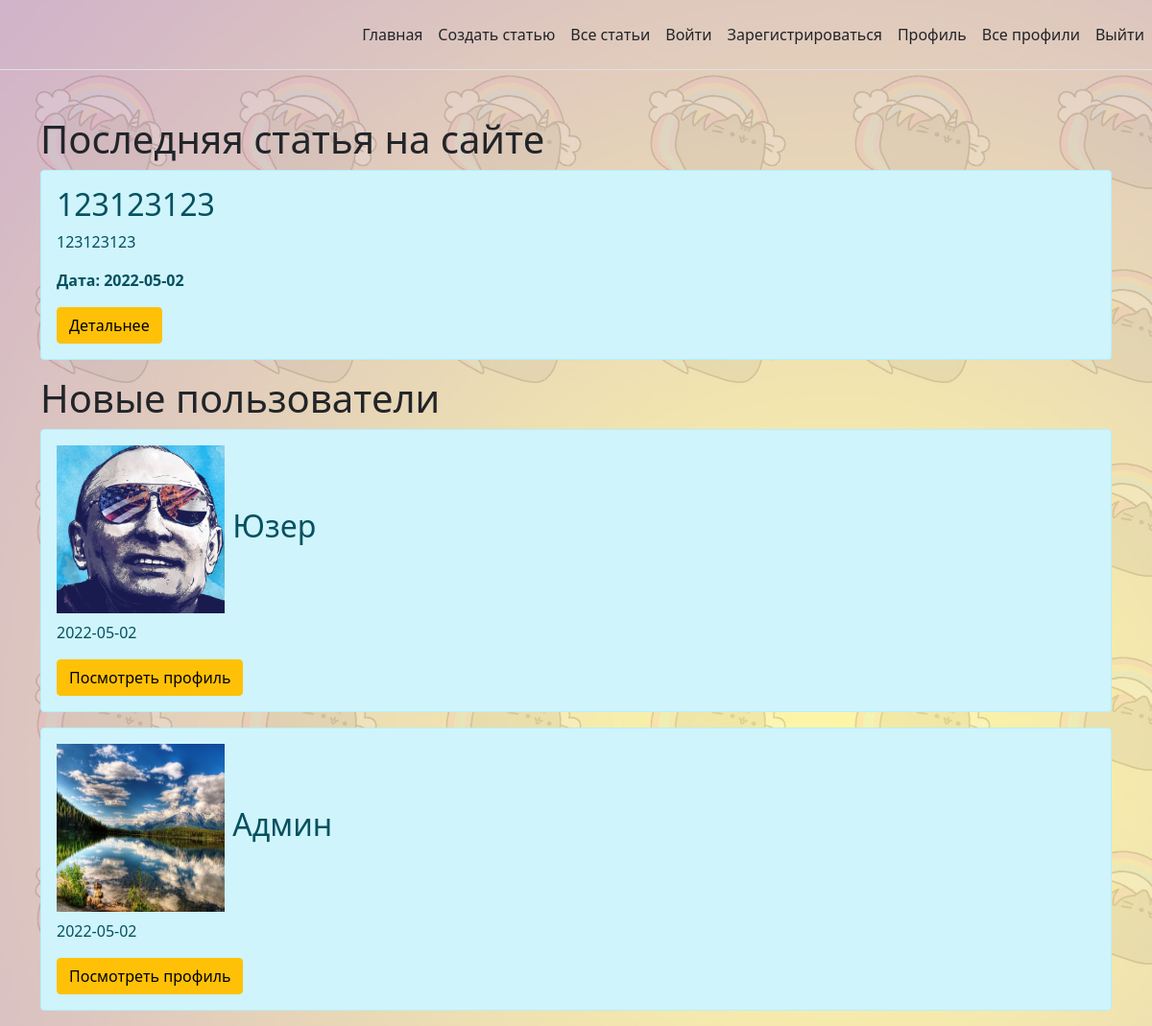
Before: / with the older database file.
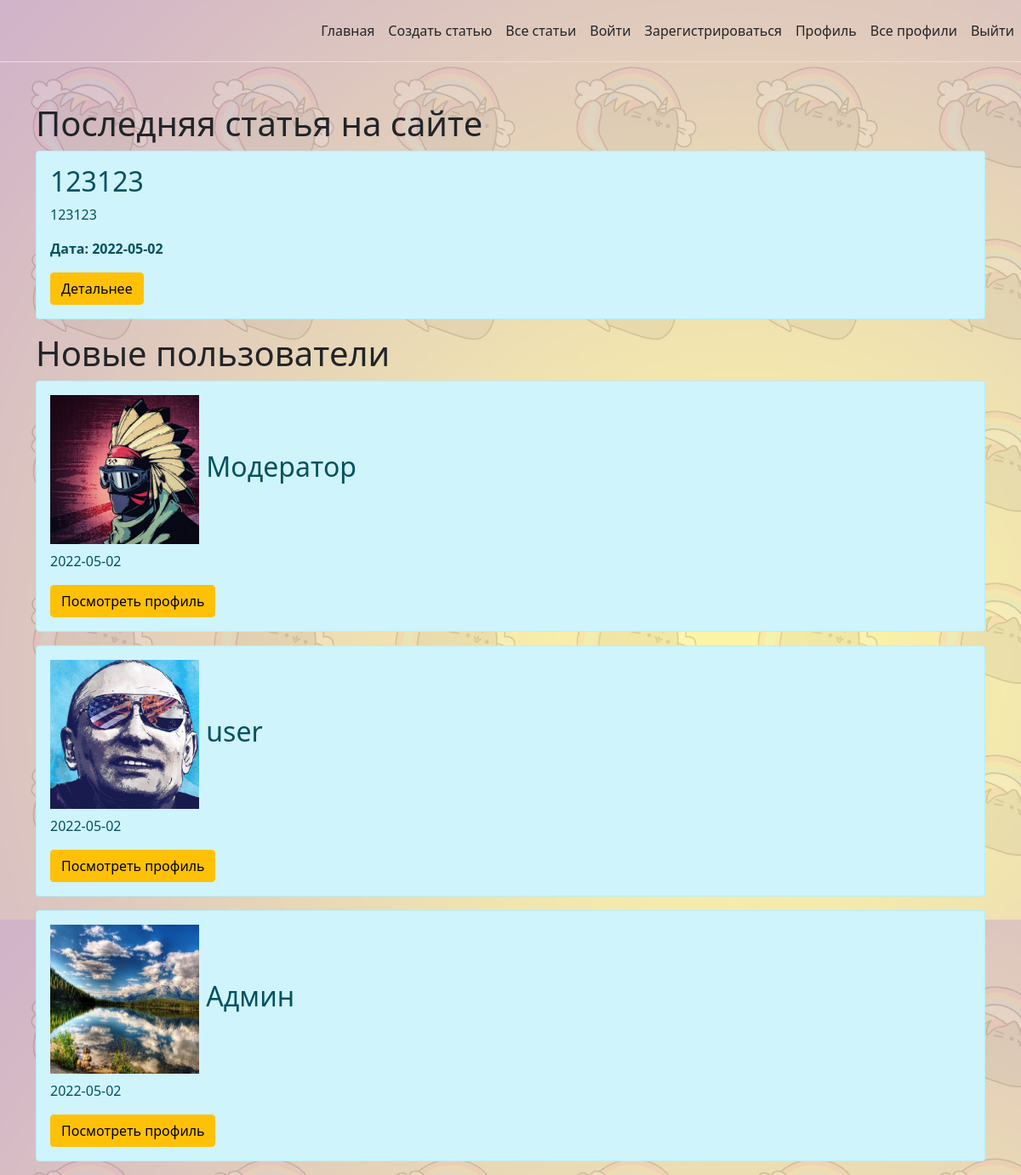
After: the same page with the newer database file.
### app.py (models this page shows, shortened)
class Post(db.Model):
    id = db.Column(db.Integer, primary_key=True)
    title = db.Column(db.String(100), nullable=False)
    intro = db.Column(db.String(300), nullable=False)
    text = db.Column(db.Text, nullable=False)
    date = db.Column(db.DateTime, default=datetime.utcnow)
    author = db.Column(db.String(20), nullable=False)
    update_author = db.Column(db.String(20), nullable=True)

class User(db.Model, UserMixin):
    id = db.Column(db.Integer, primary_key=True)
    username = db.Column(db.String(20), nullable=False, unique=False)
    password_hash = db.Column(db.String(20), nullable=False)
    reg_date = db.Column(db.DateTime, default=datetime.utcnow)
    role = db.Column(db.String(10), default='user')

### app.py (the view)
@app.route('/')
def index():
    return render_template("index.html",
                           one_post=Post.query.order_by
                           (Post.date.desc()).first(),
                           new_users=User.query.order_by(User.id.desc())
                           .limit(5).all())

### templates/index.html (shortened to what this page needs)
{% extends 'base.html' %}
{% block body %}
<div class="container mt-5">
    {% if one_post %}
    <h1>Последняя статья на сайте</h1>
        <div class="alert alert-info">
            <h2>{{ one_post.title }}</h2>
            <p>{{ one_post.intro }}</p>
            <p><b>Дата: {{ one_post.date.date() }}</b></p>
            <a href="/posts/{{ one_post.id }}" class="btn btn-warning">Детальнее</a>
        </div>
    {% else %}
    <p>Странно, но ещё никто не написал статью¬_¬</p>
    {% endif %}
    {% if new_users|length > 0 %}
    <h1>Новые пользователи</h1>
        {% for el in new_users %}
        <div class="alert alert-info">
            <h2><img src="/static/images/{{ el.id }}.jpg" height="175"
                     width="175"
         alt=""> {{ el.username }}</h2>
            <p>{{ el.reg_date.date() }}</p>
            <a href="/profile/{{ el.username }}"
               class="btn btn-warning">Посмотреть
                профиль</a>
        </div>
        {% endfor %}
    {% endif %}
</div>
{% endblock %}

### templates/base.html (shortened to what this page needs)
<!doctype html>
<html lang="ru">
<head>
    <link rel="stylesheet" href="/static/css/style.css">
    <link rel="stylesheet"
          href="https://cdn.jsdelivr.net/npm/bootstrap@5.1.3/dist/css/bootstrap.min.css">
</head>
<body class="list">
<header
        class="d-flex flex-wrap align-items-center justify-content-center justify-content-md-between py-3 mb-4 border-bottom list">
      <a href="/" class="d-flex align-items-center col-md-3 mb-2 mb-md-0 text-dark text-decoration-none">
        <svg class="bi me-2" width="40" height="32" role="img" aria-label="Bootstrap"><use xlink:href="#bootstrap"></use></svg>
      </a>
      <ul class="nav col-12 col-md-auto mb-2 justify-content-center mb-md-0">
        <li><a href="/" class="nav-link px-2 link-dark"><ya-tr-span
                data-index="16-0" data-translated="true"
                data-source-lang="en" data-target-lang="ru" data-value="Home" data-translation="Главная" data-type="trSpan">Главная</ya-tr-span></a></li>
          <li><a href="/create-post"
                 class="nav-link px-2 link-dark"><ya-tr-span
                data-index="16-0" data-translated="true"
                data-source-lang="en" data-target-lang="ru" data-value="Home"
                data-translation="Главная" data-type="trSpan">Создать статью
                </ya-tr-span></a></li>
          <li><a href="/posts"
                 class="nav-link px-2 link-dark"><ya-tr-span
                data-index="16-0" data-translated="true"
                data-source-lang="en" data-target-lang="ru" data-value="Home"
                data-translation="Главная" data-type="trSpan">Все статьи
                </ya-tr-span></a></li>
          <li><a href="/login"
                 class="nav-link px-2 link-dark"><ya-tr-span
                data-index="16-0" data-translated="true"
                data-source-lang="en" data-target-lang="ru" data-value="Home"
                data-translation="Главная" data-type="trSpan">Войти
                </ya-tr-span></a></li>
          <li><a href="/register"
                 class="nav-link px-2 link-dark"><ya-tr-span
                data-index="16-0" data-translated="true"
                data-source-lang="en" data-target-lang="ru" data-value="Home"
                data-translation="Главная" data-type="trSpan">Зарегистрироваться
                </ya-tr-span></a></li>
          <li><a href="/about" class="nav-link px-2 link-dark"><ya-tr-span
                data-index="16-0" data-translated="true"
                data-source-lang="en" data-target-lang="ru"
                data-value="About" data-translation="О нас"
                data-type="trSpan">Профиль</ya-tr-span></a></li>
          <li><a href="/all_profiles"
                 class="nav-link px-2 link-dark"><ya-tr-span
                data-index="16-0" data-translated="true"
                data-source-lang="en" data-target-lang="ru" data-value="Home"
                data-translation="Главная" data-type="trSpan">Все профили
                </ya-tr-span></a></li>
          <li><a href="/logout"
                 class="nav-link px-2 link-dark"><ya-tr-span
                data-index="16-0" data-translated="true"
                data-source-lang="en" data-target-lang="ru" data-value="Home"
                data-translation="Главная" data-type="trSpan">Выйти
                </ya-tr-span></a></li>
      </ul>
    </header>
{% block body %}{% endblock %}
</body>
</html>

### static/css/style.css (style rules this page uses)
.list { background-image: url("background-image.jpg"); background-attachment: fixed; }

Changed rows visible on the page:
removed Post: title "123123123", intro "123123123", date "2022-05-02"
now on this page (row edited): Post: title "123123", intro "123123", date "2022-05-02"
added User: shows a picture, username "Модератор", reg_date "2022-05-02"
changed User: username "Юзер" → "user"
